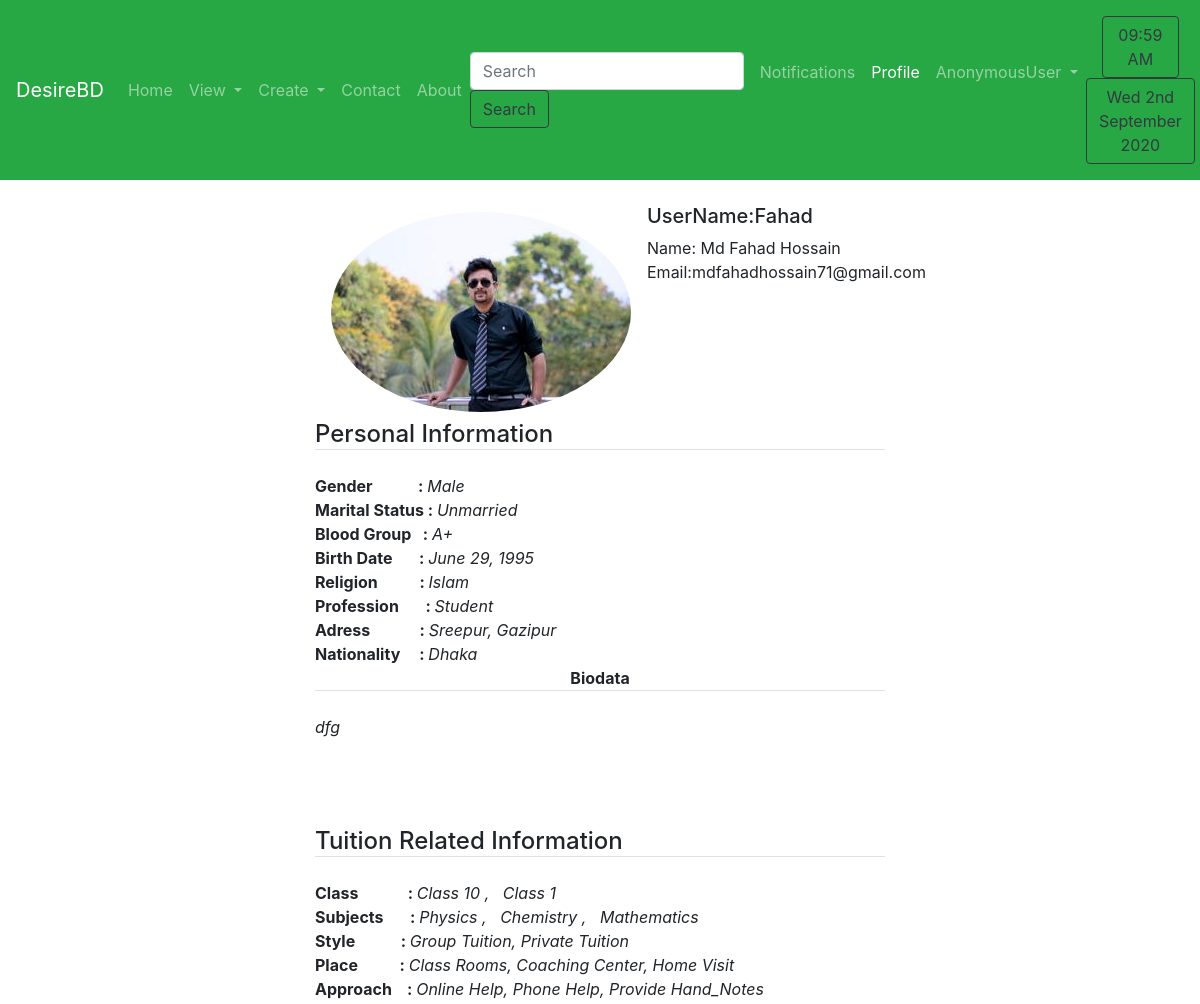
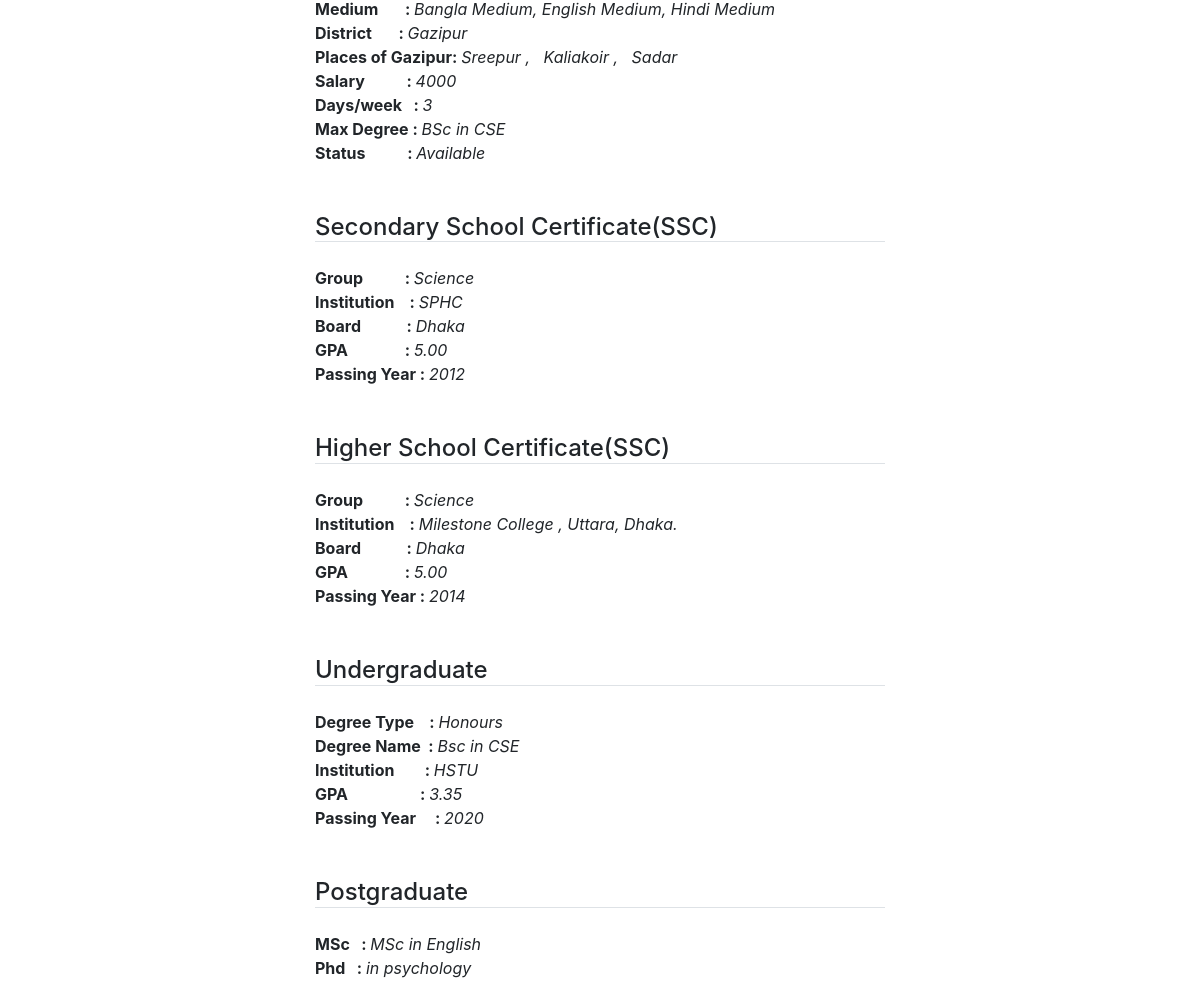
/profile/otherprofile/Fahad/, run on the app's committed database (2 pictures, top to bottom).
### person/models.py (models this page shows, shortened)
class UserProfile(models.Model):
    GENRE_CHOICES = (
        ('Male', 'MALE'),
        ('Female', 'FEMALE'),
    )
    MARITAL_STATUS_CHOICES = (
        ('Married', 'Married'),
        ('Unmarried', 'Unmarried'),
        ('Divorced', 'Divorced'),
        ('Engaged', 'Engaged'),
        ('Separated', 'Separated'),
    )
    CATEGORY=(
        ('Student', 'Student'),
        ('Teacher', 'Teacher'),
        ('Employee', 'Employee'),
        ('Employeer', 'Employeer'),
    )
    BLOOD_GROUP=(
        ('A+', 'A+'),
        ('A-', 'A-'),
        ('AB+', 'AB+'),
        ('AB-', 'AB-'),
        ('B+', 'B+'),
        ('B-', 'B-'),
        ('O+', 'O+'),
        ('O-', 'O-'),
    )
    user = models.OneToOneField(User,on_delete=models.CASCADE)
    birth_date = models.DateField()
    blood_group=models.CharField(max_length=3, choices=BLOOD_GROUP)
    genre = models.CharField(max_length=50, choices=GENRE_CHOICES)
    address = models.CharField(max_length=150)
    phone=models.CharField(max_length=13)
    nationality = models.CharField(max_length=30)
    marital_status = models.CharField(max_length=50, choices=MARITAL_STATUS_CHOICES)
    religion = models.CharField(max_length=50)
    biodata=models.TextField()
    profession=models.CharField(max_length=50,choices=CATEGORY,null=True)
    image=models.ImageField(default='default.jpg', upload_to='tuition/images')
    AUTH_PROFILE_MODULE = 'app.UserProfile'

class Classes(models.Model):
    name=models.CharField(max_length=150)
    def __str__(self):
        return self.name

class Subject(models.Model):
    name=models.CharField(max_length=150)
    def __str__(self):
        return self.name

class TuitionClass(models.Model):
    STATUS = (
        ('Available', 'Available'),
        ('Busy', 'Busy'),
    )
    Choice_style = (
        ('Group_Tuition', 'Group Tuition'),
        ('Private_Tuition', 'Private Tuition'),
    )
    Choice_Place = (
        ('Class_Rooms', 'Class Rooms'),
        ('Coaching_Center', 'Coaching Center'),
        ('Home_Visit', 'Home Visit'),
        ('My_Place', 'My Place'),
    )
    Choice_Approach = (
        ('Online_Help', 'Online Help'),
        ('Phone_Help', 'Phone Help'),
        ('Provide_Hand_Notes', 'Provide Hand_Notes'),
        ('Video_Tutorials', 'Video Tutorials'),
    )
    Choice_Medium = (
        ('Bangla_Medium', 'Bangla Medium'),
        ('English_Medium', 'English Medium'),
        ('Arabic_Medium', 'Arabic Medium'),
        ('Hindi_Medium', 'Hindi Medium'),
        ('Sports_Section', 'Sports Section'),
        ('Singing_Section', 'Singing Section'),
        ('Dance_Section', 'Dance Section'),
        ('Extra Curricular Activities', 'Extra Curricular Activities'),
        ('Language Learning', 'Language Learning'),
        ('Computer Learning', 'Computer Learning'),
    )
    user = models.OneToOneField(User, on_delete=models.CASCADE, related_name='tuitionclass')
    district = models.ForeignKey(District, on_delete=models.SET_NULL, null=True, related_name='district')
    preferedPlace=models.ManyToManyField(SubDistrict, related_name='city_set')
    style = MultiSelectField(choices=Choice_style, max_choices=3, max_length=100)
    place = MultiSelectField(choices=Choice_Place,
                             max_choices=3, max_length=100)
    approach = MultiSelectField(choices=Choice_Approach,
                             max_choices=3, max_length=100)
    medium = MultiSelectField(choices=Choice_Medium,
                             max_choices=3, max_length=100)
    subject = models.ManyToManyField(Subject, related_name='subjects')
    level = models.ManyToManyField(Classes, related_name='classes')
    salary = models.CharField(max_length=100)
    days=models.CharField(max_length=100)
    high_education = models.CharField(max_length=100)
    status = models.CharField(max_length=100, choices=STATUS)

class District(models.Model):
    name = models.CharField(max_length=150)
    def __str__(self):
        return self.name

class SubDistrict(models.Model):
    name = models.CharField(max_length=400)
    district = models.ForeignKey(District, on_delete=models.CASCADE, related_name='subdistrict')
    def __str__(self):
        return self.name

class SSC(models.Model):
    GROUP = (
        ('Science', 'Science'),
        ('Business_Studies', 'Business_Studies'),
        ('Humanities', 'Humanities'),
    )
    user = models.OneToOneField(User, on_delete=models.CASCADE, related_name='ssc')
    group = models.CharField(max_length=100, choices=GROUP)
    institute = models.CharField(max_length=200)
    gpa = models.CharField(max_length=20)
    board=models.CharField(max_length=20)
    passing_year = models.IntegerField()

class HSC(models.Model):
    GROUP = (
        ('Science', 'Science'),
        ('Business_Studies', 'Business_Studies'),
        ('Humanities', 'Humanities'),
    )
    user = models.OneToOneField(User, on_delete=models.CASCADE, related_name='hsc')
    group = models.CharField(max_length=100, choices=GROUP)
    institute = models.CharField(max_length=200)
    gpa = models.CharField(max_length=20)
    board = models.CharField(max_length=20)
    passing_year = models.IntegerField()

class AfterHsc(models.Model):
    DEGREE = (
        ('Honours', 'Honours'),
        ('Degree', 'Degree'),
        ('Diploma', 'Diploma'),
    )
    user = models.OneToOneField(User, on_delete=models.CASCADE, related_name='afterhsc')
    Etype = models.CharField(max_length=100, choices=DEGREE)
    degree=models.CharField(max_length=200)
    institute = models.CharField(max_length=200)
    cgpa = models.CharField(max_length=20)
    passing_year = models.IntegerField()

class HigherStudies(models.Model):
    user = models.OneToOneField(User, on_delete=models.CASCADE, related_name='higherstudies')
    masters=models.CharField(max_length=200)
    phd=models.CharField(max_length=200)

### person/views.py (the view)
# urls.py: path('otherprofile/<str:slug>/', views.otherprofile, name='otherprofile'),
def otherprofile(request, slug):
    user = User.objects.get(username=slug)
    try:
        uSsc = user.ssc
    except:
        uSsc=None
    try:
        uHsc = user.hsc
    except:
        uHsc=None
    try:
        afterhsc = user.afterhsc
    except:
        afterhsc = None
    try:
        higherstudies = user.higherstudies
    except:
        higherstudies = None
    try:
        userp = user.userprofile
    except:
        userp = None
    try:
        tuitionprofile = user.tuitionclass
    except:
        tuitionprofile = None
    try:
        subject = tuitionprofile.subject.all()
    except:
        subject = None
    try:
        places = tuitionprofile.preferedPlace.all()
    except:
        places = None
    try:
        class_in = tuitionprofile.level.all()
    except:
        class_in = None
    context = {
        'user': user,
        'uSsc': uSsc,
        'uHsc': uHsc,
        'afterhsc': afterhsc,
        'higherstudies': higherstudies,
        'tuitionprofile': tuitionprofile,
        'subject': subject,
        'places': places,
        'class_in': class_in,
        'userp':userp
    }
    return render(request, 'person/otherprofile.html', context)

### templates/person/otherprofile.html (shortened to what this page needs)
{% extends 'basic.html' %}
{% block userprofile %} active{% endblock userprofile %}
{% block body %}
{% load crispy_forms_tags %}
{% if user.is_authenticated %}
<div class="col-md-6 offset-md-3">
        <div class="media">
            <img class="rounded-circle account-img my-2 mx-3 mr-3" src="{{userp.image.url}}" alt="...">
            <div class="media-body">
                <h5 class="mt-0">UserName:{{user.username}}</h5>
                Name: {{user.first_name}} {{user.last_name}}
                <br>
                Email:{{user.email}}
                <br>
            </div>
        </div>
    {% if userp %}
    <b><h3><legend class="border-bottom mb-4">Personal Information</legend></h3></b>
    <b>Gender &nbsp;&nbsp;&nbsp;&nbsp;&nbsp;&nbsp;&nbsp;&nbsp;&nbsp;&nbsp;&nbsp;:  </b> <i> {{userp.genre}}</i> <br>
    <b>Marital Status :  </b> <i> {{userp.marital_status}}</i> <br>
    <b>Blood Group&nbsp; &nbsp;:  </b> <i> {{userp.blood_group}}</i> <br>
    <b>Birth Date &nbsp;&nbsp;&nbsp;&nbsp;&nbsp; : </b> <i> {{userp.birth_date}}</i> <br>
    <b>Religion&nbsp;&nbsp;&nbsp;&nbsp;&nbsp;&nbsp;&nbsp;&nbsp;&nbsp;&nbsp;&nbsp;:  </b> <i> {{userp.religion}}</i> <br>
    <b>Profession &nbsp;&nbsp;&nbsp;&nbsp;&nbsp;&nbsp;:  </b> <i> {{userp.profession}}</i> <br>
    <b>Adress&nbsp;&nbsp;&nbsp;&nbsp;&nbsp;&nbsp;&nbsp;&nbsp;&nbsp;&nbsp;&nbsp; &nbsp;:  </b> <i> {{userp.address}}</i> <br>
    <b>Nationality&nbsp;&nbsp;&nbsp;&nbsp; :  </b> <i> {{userp.nationality}}</i> <br>
    <b><div class="border-bottom text-center mb-4">Biodata</div>  </b> <i> <p> {{userp.biodata}}</p></i> <br>
    {% endif %} <br><br>
    {% if tuitionprofile %}
    <b><h3><legend class="border-bottom mb-4">Tuition Related Information</legend></h3></b>
    <b>Class &nbsp;&nbsp;&nbsp;&nbsp;&nbsp;&nbsp;&nbsp;&nbsp;&nbsp;&nbsp;&nbsp; : </b> <i>
    {% for cls in class_in %}
    {{cls}}
    {% if not forloop.last %}
    , &nbsp;
    {% endif %}
    {% endfor %}
    </i> <br>
    <b>Subjects &nbsp;&nbsp;&nbsp;&nbsp;&nbsp; : </b> <i>
    {% for sub in subject %}
    {{sub}}
    {% if not forloop.last %}
    , &nbsp;
    {% endif %}
    {% endfor %}
    </i> <br>
    <b>Style &nbsp;&nbsp;&nbsp;&nbsp;&nbsp;&nbsp;&nbsp;&nbsp;&nbsp;&nbsp;&nbsp;:  </b> <i> {{tuitionprofile.style}}</i> <br>
    <b>Place  &nbsp;&nbsp;&nbsp;&nbsp;&nbsp;&nbsp;&nbsp;&nbsp;&nbsp;&nbsp;:  </b> <i> {{tuitionprofile.place}}</i> <br>
    <b>Approach &nbsp;&nbsp;&nbsp;:  </b> <i> {{tuitionprofile.approach}}</i> <br>
    <b>Medium &nbsp;&nbsp;&nbsp;&nbsp;&nbsp; : </b> <i> {{tuitionprofile.medium}}</i> <br>
    <b>District &nbsp;&nbsp;&nbsp;&nbsp;&nbsp; : </b> <i> {{tuitionprofile.district}}</i> <br>
    <b>Places of {{tuitionprofile.district}}: </b> <i> {% for pls in places %}
    {{pls}}
    {% if not forloop.last %}
    , &nbsp;
    {% endif %}
    {% endfor %}</i> <br>
    <b>Salary&nbsp;&nbsp;&nbsp;&nbsp;&nbsp;&nbsp;&nbsp;&nbsp;&nbsp;&nbsp;&nbsp;:  </b> <i> {{tuitionprofile.salary}}</i> <br>
    <b>Days/week&nbsp;&nbsp;&nbsp;:  </b> <i> {{tuitionprofile.days}}</i> <br>
    <b>Max Degree&nbsp;:  </b> <i> {{tuitionprofile.high_education}}</i> <br>
    <b>Status&nbsp;&nbsp;&nbsp;&nbsp;&nbsp;&nbsp;&nbsp;&nbsp;&nbsp;&nbsp; :  </b> <i> {{tuitionprofile.status}}</i> <br>
    {% endif %} <br><br>
    {% if uSsc %}
    <b><h3><legend class="border-bottom mb-4">Secondary School Certificate(SSC)</legend></h3></b>
    <b>Group&nbsp;&nbsp;&nbsp;&nbsp;&nbsp;&nbsp;&nbsp;&nbsp;&nbsp;&nbsp; : </b> <i> {{uSsc.group}}</i> <br>
    <b>Institution&nbsp;&nbsp; &nbsp;:  </b> <i> {{uSsc.institute}}</i> <br>
    <b>Board &nbsp;&nbsp;&nbsp;&nbsp;&nbsp;&nbsp;&nbsp;&nbsp;&nbsp;&nbsp;&nbsp;:  </b> <i> {{uSsc.board}}</i> <br>
    <b>GPA&nbsp;&nbsp;&nbsp;&nbsp;&nbsp;&nbsp;&nbsp;&nbsp;&nbsp;&nbsp;&nbsp;&nbsp;&nbsp;&nbsp;&nbsp;:  </b> <i> {{uSsc.gpa}}</i> <br>
    <b>Passing Year :  </b> <i> {{uSsc.passing_year}}</i> <br>
    {% endif %} <br><br>
    {% if uHsc %}
    <b><h3><legend class="border-bottom mb-4">Higher School Certificate(SSC)</legend></h3></b>
    <b>Group&nbsp;&nbsp;&nbsp;&nbsp;&nbsp;&nbsp;&nbsp;&nbsp;&nbsp;&nbsp; : </b> <i> {{uHsc.group}}</i> <br>
    <b>Institution&nbsp;&nbsp; &nbsp;:  </b> <i> {{uHsc.institute}}</i> <br>
    <b>Board &nbsp;&nbsp;&nbsp;&nbsp;&nbsp;&nbsp;&nbsp;&nbsp;&nbsp;&nbsp;&nbsp;:  </b> <i> {{uHsc.board}}</i> <br>
    <b>GPA&nbsp;&nbsp;&nbsp;&nbsp;&nbsp;&nbsp;&nbsp;&nbsp;&nbsp;&nbsp;&nbsp;&nbsp;&nbsp;&nbsp;&nbsp;:  </b> <i> {{uHsc.gpa}}</i> <br>
    <b>Passing Year :  </b> <i> {{uHsc.passing_year}}</i> <br>
    {% endif %} <br><br>
    {% if afterhsc %}
    <b><h3><legend class="border-bottom mb-4">Undergraduate</legend></h3></b>
    <b>Degree Type&nbsp;&nbsp;&nbsp; : </b> <i> {{afterhsc.Etype}}</i> <br>
    <b>Degree Name&nbsp;&nbsp;:  </b> <i> {{afterhsc.degree}}</i> <br>
    <b>Institution&nbsp;&nbsp;&nbsp;&nbsp;&nbsp;&nbsp; &nbsp;:  </b> <i> {{afterhsc.institute}}</i> <br>
    <b>GPA&nbsp;&nbsp;&nbsp;&nbsp;&nbsp;&nbsp;&nbsp;&nbsp;&nbsp;&nbsp;&nbsp;&nbsp;&nbsp;&nbsp;&nbsp;&nbsp;&nbsp;&nbsp;&nbsp;:  </b> <i> {{afterhsc.cgpa}}</i> <br>
    <b>Passing Year &nbsp;&nbsp;&nbsp;&nbsp;:  </b> <i> {{afterhsc.passing_year}}</i> <br>
    {% endif %} <br><br>
    {% if higherstudies %}
    <b><h3><legend class="border-bottom mb-4">Postgraduate</legend></h3></b>
    <b>MSc&nbsp;&nbsp; : </b> <i> {{higherstudies.masters}}</i> <br>
    <b>Phd&nbsp;&nbsp; :  </b> <i> {{higherstudies.phd}}</i> <br>
    {% endif %} <br><br>
</div>
{% endif %}
{% endblock %}

### data on the page
UserProfile: image (picture), genre "Male", marital_status "Unmarried", blood_group "A+", birth_date "June 29, 1995", religion "Islam", profession "Student", address "Sreepur, Gazipur", nationality "Dhaka", biodata "dfg"
Classes: name "Class 10"
Classes: name "Class 1"
Subject: name "Physics"
Subject: name "Chemistry"
Subject: name "Mathematics"
TuitionClass: style "Group Tuition, Private Tuition", place "Class Rooms, Coaching Center, Home Visit", approach "Online Help, Phone Help, Provide Hand_Notes", medium "Bangla Medium, English Medium, Hindi Medium", district "Gazipur", salary "4000", days "3", high_education "BSc in CSE", status "Available"
SubDistrict: name "Sreepur"
SubDistrict: name "Kaliakoir"
SubDistrict: name "Sadar"
SSC: group "Science", institute "SPHC", board "Dhaka", gpa "5.00", passing_year "2012"
HSC: group "Science", institute "Milestone College , Uttara, Dhaka.", board "Dhaka", gpa "5.00", passing_year "2014"
AfterHsc: Etype "Honours", degree "Bsc in CSE", institute "HSTU", cgpa "3.35", passing_year "2020"
HigherStudies: masters "MSc in English", phd "in psychology"

### other printed values
{{ request.user }} "AnonymousUser"
{{ current_time|center:"150" }} "09:59 AM"
{{ user.username }} "Fahad"
{{ user.first_name }} "Md Fahad"
{{ user.last_name }} "Hossain"
{{ user.email }} "mdfahadhossain71@gmail.com"
